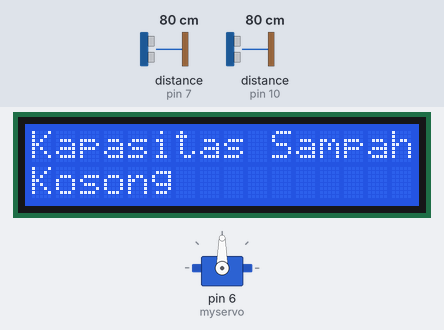
This sketch was run on a simulated Arduino Uno, built with avr-gcc and run on an emulated ATmega328P. Shown: servo, 16×2 character LCD. Wiring (inferred from the names in the program): 2 × ultrasonic range finder: trigger pin 8, echo pin 7 / trigger pin 9, echo pin 10. The inputs (shaded band) are chosen by the test bench; at power-on: distance to the obstacle (sensors on pin 7, pin 10) 80 cm. The echo pulse lasts 58.3 µs per cm; what the sketch prints to the serial monitor is not drawn.

Above: at 1.2 s.
1.3 s: distance to the obstacle (sensor on pin 7) set to 2 cm
At 3.8 s:
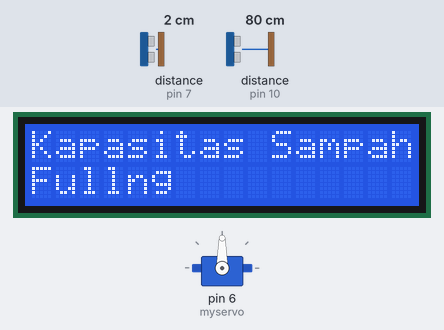
4.6 s: distance to the obstacle (sensor on pin 7) set to 9 cm
At 6.0 s:
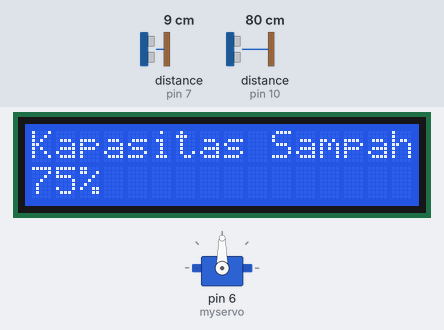
7.3 s: distance to the obstacle (sensor on pin 7) set to 4 cm
At 10.2 s:
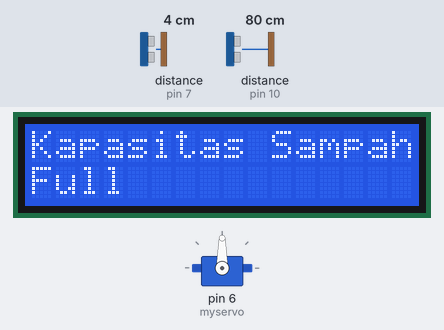
10.6 s: distance to the obstacle (sensor on pin 10) set to 14 cm
13.3 s: distance to the obstacle (sensor on pin 10) set to 10 cm
At 14.9 s:
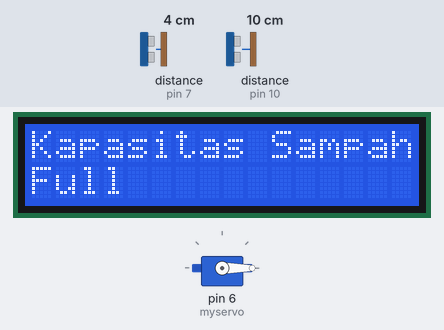
16.0 s: distance to the obstacle (sensor on pin 7) set to 18 cm
At 18.0 s:
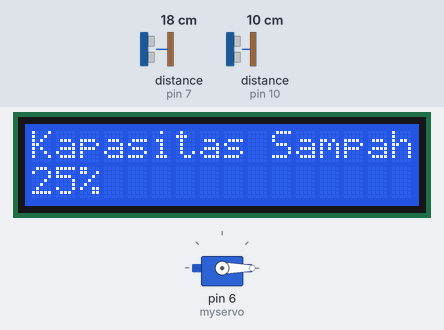
Timing chart, 0 to 19.5 s (numbered marks = the images above; inputs shaded):
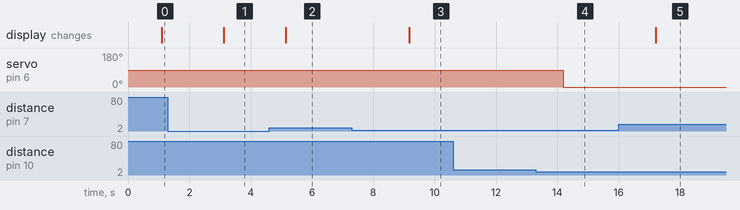

Measured:
- the behaviour switches between 12 and 11 cm on distance to the obstacle (sensor on pin 10) (found by bisection; images 3 and 4)
- after the input at 1.3 s, the display: changes after 1.8 s (image 1)
- after the input at 4.6 s, the display: changes after 0.54 s (image 2)
- after the input at 7.3 s, the display: changes after 1.9 s (image 3)
- after the input at 10.6 s, every drawn part: stays the same
- after the input at 13.3 s, servo on pin 6 (myservo): 90° → 0° after 0.89 s
- after the input at 16.0 s, the display: changes after 1.2 s (image 5)

The sketch:

sampahotomatis.ino
```cpp
#include <Wire.h>
#include <LiquidCrystal_I2C.h>
#include <Servo.h>

LiquidCrystal_I2C lcd(0x27, 16, 2);
Servo myservo;

// ultrasonic1
int trigpin1 = 9;
int echopin1 = 10;
long duration1, distance1;

// ultrasonic2
int trigpin2 = 8;
int echopin2 = 7;
long duration2, distance2;

void setup()
{
    Serial.begin(9600);
    pinMode(trigpin1, OUTPUT);
    pinMode(echopin1, INPUT);
    pinMode(trigpin2, OUTPUT);
    pinMode(echopin2, INPUT);
    myservo.attach(6); // Menghubungkan servo ke pin 6
    myservo.write(90);
    lcd.init();
    lcd.backlight();
    lcd.clear();
    lcd.setCursor(0, 0);
    lcd.print("Kapasitas Sampah");
}

void ultrasonic1()
{
    digitalWrite(trigpin1, HIGH);
    delayMicroseconds(1000);
    digitalWrite(trigpin1, LOW);
    duration1 = pulseIn(echopin1, HIGH);
    distance1 = (duration1 / 2) / 29.1;
    Serial.print("Ultrasonic 1 : ");
    Serial.print(distance1);
    Serial.println("CM");
    if (distance1 <= 10)
    {
        myservo.write(0);
    }
    else
    {
        myservo.write(90);
    }
}

void ultrasonic2()
{
    digitalWrite(trigpin2, HIGH);
    delayMicroseconds(1000);
    digitalWrite(trigpin2, LOW);
    duration2 = pulseIn(echopin2, HIGH);
    distance2 = (duration2 / 2) / 29.1;

    if (distance2 <= 5)
    {
        lcd.setCursor(0, 1);
        lcd.print("Full");
        Serial.println("Full      ");
    }
    else if (distance2 <= 10)
    {
        lcd.setCursor(0, 1);
        lcd.print("75%       ");
        Serial.println("75%");
    }
    else if (distance2 <= 15)
    {
        lcd.setCursor(0, 1);
        lcd.print("50%       ");
        Serial.println("50%");
    }
    else if (distance2 <= 20)
    {
        lcd.setCursor(0, 1);
        lcd.print("25%       ");
        Serial.println("25%");
    }
    else
    {
        lcd.setCursor(0, 1);
        lcd.print("Kosong    ");
        Serial.println("Kosong");
    }
}

void loop()
{
    ultrasonic1();
    delay(1000);
    ultrasonic2();
    delay(1000);
}
```
